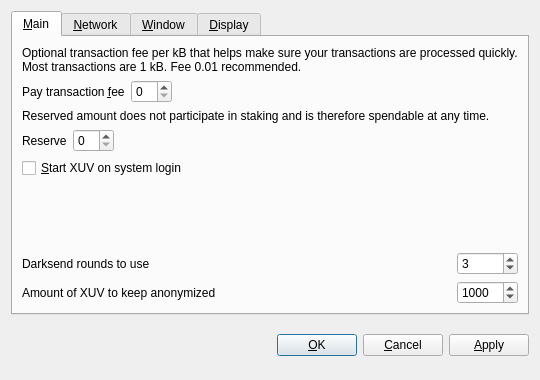
<?xml version="1.0" encoding="UTF-8"?>
<ui version="4.0">
 <class>OptionsDialog</class>
 <widget class="QDialog" name="OptionsDialog">
  <property name="geometry">
   <rect>
    <x>0</x>
    <y>0</y>
    <width>540</width>
    <height>380</height>
   </rect>
  </property>
  <property name="windowTitle">
   <string>Options</string>
  </property>
  <property name="modal">
   <bool>true</bool>
  </property>
  <layout class="QVBoxLayout" name="verticalLayout">
   <item>
    <widget class="QTabWidget" name="tabWidget">
     <property name="tabPosition">
      <enum>QTabWidget::North</enum>
     </property>
     <property name="currentIndex">
      <number>0</number>
     </property>
     <widget class="QWidget" name="tabMain">
      <attribute name="title">
       <string>&amp;Main</string>
      </attribute>
      <layout class="QGridLayout" name="gridLayout">
       <item row="0" column="0" colspan="2">
        <widget class="QLabel" name="transactionFeeInfoLabel">
         <property name="text">
          <string>Optional transaction fee per kB that helps make sure your transactions are processed quickly. Most transactions are 1 kB. Fee 0.01 recommended.</string>
         </property>
         <property name="textFormat">
          <enum>Qt::PlainText</enum>
         </property>
         <property name="wordWrap">
          <bool>true</bool>
         </property>
        </widget>
       </item>
       <item row="1" column="0">
        <layout class="QHBoxLayout" name="horizontalLayoutFee">
         <item>
          <widget class="QLabel" name="transactionFeeLabel">
           <property name="text">
            <string>Pay transaction &amp;fee</string>
           </property>
           <property name="textFormat">
            <enum>Qt::PlainText</enum>
           </property>
           <property name="buddy">
            <cstring>transactionFee</cstring>
           </property>
          </widget>
         </item>
         <item>
          <widget class="BitcoinAmountField" name="transactionFee"/>
         </item>
         <item>
          <spacer name="horizontalSpacerFee">
           <property name="orientation">
            <enum>Qt::Horizontal</enum>
           </property>
           <property name="sizeHint" stdset="0">
            <size>
             <width>40</width>
             <height>20</height>
            </size>
           </property>
          </spacer>
         </item>
        </layout>
       </item>
       <item row="2" column="0" colspan="2">
        <widget class="QLabel" name="reserveBalanceInfoLabel">
         <property name="text">
          <string>Reserved amount does not participate in staking and is therefore spendable at any time.</string>
         </property>
         <property name="textFormat">
          <enum>Qt::PlainText</enum>
         </property>
         <property name="wordWrap">
          <bool>true</bool>
         </property>
        </widget>
       </item>
       <item row="3" column="0">
        <layout class="QHBoxLayout" name="horizontalLayoutReserveBalance">
         <item>
          <widget class="QLabel" name="reserveBalanceLabel">
           <property name="text">
            <string>Reserve</string>
           </property>
           <property name="textFormat">
            <enum>Qt::PlainText</enum>
           </property>
           <property name="buddy">
            <cstring>reserveBalance</cstring>
           </property>
          </widget>
         </item>
         <item>
          <widget class="BitcoinAmountField" name="reserveBalance"/>
         </item>
         <item>
          <spacer name="horizontalSpacerReserveBalance">
           <property name="orientation">
            <enum>Qt::Horizontal</enum>
           </property>
           <property name="sizeHint" stdset="0">
            <size>
             <width>40</width>
             <height>20</height>
            </size>
           </property>
          </spacer>
         </item>
        </layout>
       </item>
       <item row="4" column="0">
        <widget class="QCheckBox" name="bitcoinAtStartup">
         <property name="toolTip">
          <string>Automatically start XUV after logging in to the system.</string>
         </property>
         <property name="text">
          <string>&amp;Start XUV on system login</string>
         </property>
        </widget>
       </item>
       <item row="5" column="0">
        <spacer name="verticalSpacer_Main">
         <property name="orientation">
          <enum>Qt::Vertical</enum>
         </property>
         <property name="sizeHint" stdset="0">
          <size>
           <width>20</width>
           <height>40</height>
          </size>
         </property>
        </spacer>
       </item>
       <item row="6" column="0">
        <widget class="QLabel" name="label">
         <property name="toolTip">
          <string>&lt;html&gt;&lt;head/&gt;&lt;body&gt;&lt;p&gt;This setting determines the amount of individual masternodes that an input will be anonymized through. More rounds of anonymization gives a higher degree of privacy, but also costs more in fees.&lt;/p&gt;&lt;/body&gt;&lt;/html&gt;</string>
         </property>
         <property name="text">
          <string>Darksend rounds to use</string>
         </property>
        </widget>
       </item>
       <item row="6" column="1">
        <widget class="QSpinBox" name="darksendRounds">
         <property name="minimum">
          <number>2</number>
         </property>
         <property name="maximum">
          <number>16</number>
         </property>
         <property name="value">
          <number>3</number>
         </property>
        </widget>
       </item>
       <item row="7" column="0">
        <widget class="QLabel" name="label_2">
         <property name="toolTip">
          <string>This amount acts as a threshold to turn off Darksend once it's reached.</string>
         </property>
         <property name="statusTip">
          <string notr="true"/>
         </property>
         <property name="whatsThis">
          <string notr="true"/>
         </property>
         <property name="accessibleName">
          <string notr="true"/>
         </property>
         <property name="accessibleDescription">
          <string notr="true"/>
         </property>
         <property name="text">
          <string>Amount of XUV to keep anonymized</string>
         </property>
        </widget>
       </item>
       <item row="7" column="1">
        <widget class="QSpinBox" name="anonymizeXUV">
         <property name="minimum">
          <number>2</number>
         </property>
         <property name="maximum">
          <number>10000</number>
         </property>
         <property name="singleStep">
          <number>10</number>
         </property>
         <property name="value">
          <number>1000</number>
         </property>
        </widget>
       </item>
      </layout>
     </widget>
     <widget class="QWidget" name="tabNetwork">
      <attribute name="title">
       <string>&amp;Network</string>
      </attribute>
      <layout class="QVBoxLayout" name="verticalLayout_Network">
       <item>
        <widget class="QCheckBox" name="mapPortUpnp">
         <property name="toolTip">
          <string>Automatically open the XUV client port on the router. This only works when your router supports UPnP and it is enabled.</string>
         </property>
         <property name="text">
          <string>Map port using &amp;UPnP</string>
         </property>
        </widget>
       </item>
       <item>
        <widget class="QCheckBox" name="connectSocks">
         <property name="toolTip">
          <string>Connect to the XUV network through a SOCKS5 proxy (e.g. when connecting through Tor).</string>
         </property>
         <property name="text">
          <string>&amp;Connect through SOCKS5 proxy:</string>
         </property>
        </widget>
       </item>
       <item>
        <layout class="QHBoxLayout" name="horizontalLayout_Network">
         <item>
          <widget class="QLabel" name="proxyIpLabel">
           <property name="text">
            <string>Proxy &amp;IP:</string>
           </property>
           <property name="textFormat">
            <enum>Qt::PlainText</enum>
           </property>
           <property name="buddy">
            <cstring>proxyIp</cstring>
           </property>
          </widget>
         </item>
         <item>
          <widget class="QValidatedLineEdit" name="proxyIp">
           <property name="maximumSize">
            <size>
             <width>140</width>
             <height>16777215</height>
            </size>
           </property>
           <property name="toolTip">
            <string>IP address of the proxy (e.g. 127.0.0.1)</string>
           </property>
          </widget>
         </item>
         <item>
          <widget class="QLabel" name="proxyPortLabel">
           <property name="text">
            <string>&amp;Port:</string>
           </property>
           <property name="textFormat">
            <enum>Qt::PlainText</enum>
           </property>
           <property name="buddy">
            <cstring>proxyPort</cstring>
           </property>
          </widget>
         </item>
         <item>
          <widget class="QLineEdit" name="proxyPort">
           <property name="maximumSize">
            <size>
             <width>55</width>
             <height>16777215</height>
            </size>
           </property>
           <property name="toolTip">
            <string>Port of the proxy (e.g. 9050)</string>
           </property>
          </widget>
         </item>
         <item>
          <spacer name="horizontalSpacer_Network">
           <property name="orientation">
            <enum>Qt::Horizontal</enum>
           </property>
           <property name="sizeHint" stdset="0">
            <size>
             <width>40</width>
             <height>20</height>
            </size>
           </property>
          </spacer>
         </item>
        </layout>
       </item>
       <item>
        <spacer name="verticalSpacer_Network">
         <property name="orientation">
          <enum>Qt::Vertical</enum>
         </property>
         <property name="sizeHint" stdset="0">
          <size>
           <width>20</width>
           <height>40</height>
          </size>
         </property>
        </spacer>
       </item>
      </layout>
     </widget>
     <widget class="QWidget" name="tabWindow">
      <attribute name="title">
       <string>&amp;Window</string>
      </attribute>
      <layout class="QVBoxLayout" name="verticalLayout_Window">
       <item>
        <widget class="QCheckBox" name="minimizeToTray">
         <property name="toolTip">
          <string>Show only a tray icon after minimizing the window.</string>
         </property>
         <property name="text">
          <string>&amp;Minimize to the tray instead of the taskbar</string>
         </property>
        </widget>
       </item>
       <item>
        <widget class="QCheckBox" name="minimizeOnClose">
         <property name="toolTip">
          <string>Minimize instead of exit the application when the window is closed. When this option is enabled, the application will be closed only after selecting Quit in the menu.</string>
         </property>
         <property name="text">
          <string>M&amp;inimize on close</string>
         </property>
        </widget>
       </item>
       <item>
        <spacer name="verticalSpacer_Window">
         <property name="orientation">
          <enum>Qt::Vertical</enum>
         </property>
         <property name="sizeHint" stdset="0">
          <size>
           <width>20</width>
           <height>40</height>
          </size>
         </property>
        </spacer>
       </item>
      </layout>
     </widget>
     <widget class="QWidget" name="tabDisplay">
      <attribute name="title">
       <string>&amp;Display</string>
      </attribute>
      <layout class="QVBoxLayout" name="verticalLayout_Display">
       <item>
        <layout class="QHBoxLayout" name="horizontalLayout_1_Display">
         <item>
          <widget class="QLabel" name="langLabel">
           <property name="text">
            <string>User Interface &amp;language:</string>
           </property>
           <property name="textFormat">
            <enum>Qt::PlainText</enum>
           </property>
           <property name="buddy">
            <cstring>lang</cstring>
           </property>
          </widget>
         </item>
         <item>
          <widget class="QValueComboBox" name="lang">
           <property name="toolTip">
            <string>The user interface language can be set here. This setting will take effect after restarting XUV.</string>
           </property>
          </widget>
         </item>
        </layout>
       </item>
       <item>
        <layout class="QHBoxLayout" name="horizontalLayout_2_Display">
         <item>
          <widget class="QLabel" name="unitLabel">
           <property name="text">
            <string>&amp;Unit to show amounts in:</string>
           </property>
           <property name="textFormat">
            <enum>Qt::PlainText</enum>
           </property>
           <property name="buddy">
            <cstring>unit</cstring>
           </property>
          </widget>
         </item>
         <item>
          <widget class="QValueComboBox" name="unit">
           <property name="toolTip">
            <string>Choose the default subdivision unit to show in the interface and when sending coins.</string>
           </property>
          </widget>
         </item>
        </layout>
       </item>
       <item>
        <widget class="QCheckBox" name="coinControlFeatures">
         <property name="toolTip">
          <string>Whether to show coin control features or not.</string>
         </property>
         <property name="text">
          <string>Display coin &amp;control features (experts only!)</string>
         </property>
        </widget>
       </item>
       <item>
        <widget class="QCheckBox" name="useBlackTheme">
         <property name="text">
          <string>Use black visual theme (requires restart)</string>
         </property>
        </widget>
       </item>
       <item>
        <spacer name="verticalSpacer_Display">
         <property name="orientation">
          <enum>Qt::Vertical</enum>
         </property>
         <property name="sizeHint" stdset="0">
          <size>
           <width>20</width>
           <height>40</height>
          </size>
         </property>
        </spacer>
       </item>
      </layout>
     </widget>
    </widget>
   </item>
   <item>
    <layout class="QHBoxLayout" name="horizontalLayout_Buttons">
     <item>
      <spacer name="horizontalSpacer_1">
       <property name="orientation">
        <enum>Qt::Horizontal</enum>
       </property>
       <property name="sizeHint" stdset="0">
        <size>
         <width>40</width>
         <height>48</height>
        </size>
       </property>
      </spacer>
     </item>
     <item>
      <widget class="QLabel" name="statusLabel">
       <property name="font">
        <font>
         <weight>75</weight>
         <bold>true</bold>
        </font>
       </property>
       <property name="text">
        <string/>
       </property>
       <property name="textFormat">
        <enum>Qt::PlainText</enum>
       </property>
       <property name="wordWrap">
        <bool>true</bool>
       </property>
      </widget>
     </item>
     <item>
      <spacer name="horizontalSpacer_2">
       <property name="orientation">
        <enum>Qt::Horizontal</enum>
       </property>
       <property name="sizeHint" stdset="0">
        <size>
         <width>40</width>
         <height>48</height>
        </size>
       </property>
      </spacer>
     </item>
     <item>
      <widget class="QPushButton" name="okButton">
       <property name="text">
        <string>&amp;OK</string>
       </property>
      </widget>
     </item>
     <item>
      <widget class="QPushButton" name="cancelButton">
       <property name="text">
        <string>&amp;Cancel</string>
       </property>
       <property name="autoDefault">
        <bool>false</bool>
       </property>
      </widget>
     </item>
     <item>
      <widget class="QPushButton" name="applyButton">
       <property name="text">
        <string>&amp;Apply</string>
       </property>
       <property name="autoDefault">
        <bool>false</bool>
       </property>
      </widget>
     </item>
    </layout>
   </item>
  </layout>
 </widget>
 <customwidgets>
  <customwidget>
   <class>BitcoinAmountField</class>
   <extends>QSpinBox</extends>
   <header>bitcoinamountfield.h</header>
   <container>1</container>
  </customwidget>
  <customwidget>
   <class>QValueComboBox</class>
   <extends>QComboBox</extends>
   <header>qvaluecombobox.h</header>
  </customwidget>
  <customwidget>
   <class>QValidatedLineEdit</class>
   <extends>QLineEdit</extends>
   <header>qvalidatedlineedit.h</header>
  </customwidget>
 </customwidgets>
 <resources/>
 <connections/>
</ui>
